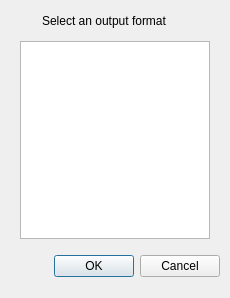
<?xml version="1.0" encoding="UTF-8"?>
<ui version="4.0">
 <class>SelectOutput</class>
 <widget class="QDialog" name="SelectOutput">
  <property name="geometry">
   <rect>
    <x>0</x>
    <y>0</y>
    <width>230</width>
    <height>298</height>
   </rect>
  </property>
  <property name="windowTitle">
   <string>Output formats</string>
  </property>
  <widget class="QDialogButtonBox" name="buttonBox">
   <property name="geometry">
    <rect>
     <x>27</x>
     <y>250</y>
     <width>193</width>
     <height>32</height>
    </rect>
   </property>
   <property name="orientation">
    <enum>Qt::Orientation::Horizontal</enum>
   </property>
   <property name="standardButtons">
    <set>QDialogButtonBox::StandardButton::Cancel|QDialogButtonBox::StandardButton::Ok</set>
   </property>
  </widget>
  <widget class="QListWidget" name="schemaList">
   <property name="geometry">
    <rect>
     <x>20</x>
     <y>41</y>
     <width>190</width>
     <height>198</height>
    </rect>
   </property>
  </widget>
  <widget class="QLabel" name="label">
   <property name="geometry">
    <rect>
     <x>42</x>
     <y>13</y>
     <width>143</width>
     <height>16</height>
    </rect>
   </property>
   <property name="text">
    <string>Select an output format</string>
   </property>
  </widget>
 </widget>
 <resources/>
 <connections>
  <connection>
   <sender>buttonBox</sender>
   <signal>accepted()</signal>
   <receiver>SelectOutput</receiver>
   <slot>accept()</slot>
   <hints>
    <hint type="sourcelabel">
     <x>248</x>
     <y>254</y>
    </hint>
    <hint type="destinationlabel">
     <x>157</x>
     <y>274</y>
    </hint>
   </hints>
  </connection>
  <connection>
   <sender>buttonBox</sender>
   <signal>rejected()</signal>
   <receiver>SelectOutput</receiver>
   <slot>reject()</slot>
   <hints>
    <hint type="sourcelabel">
     <x>316</x>
     <y>260</y>
    </hint>
    <hint type="destinationlabel">
     <x>286</x>
     <y>274</y>
    </hint>
   </hints>
  </connection>
 </connections>
</ui>
